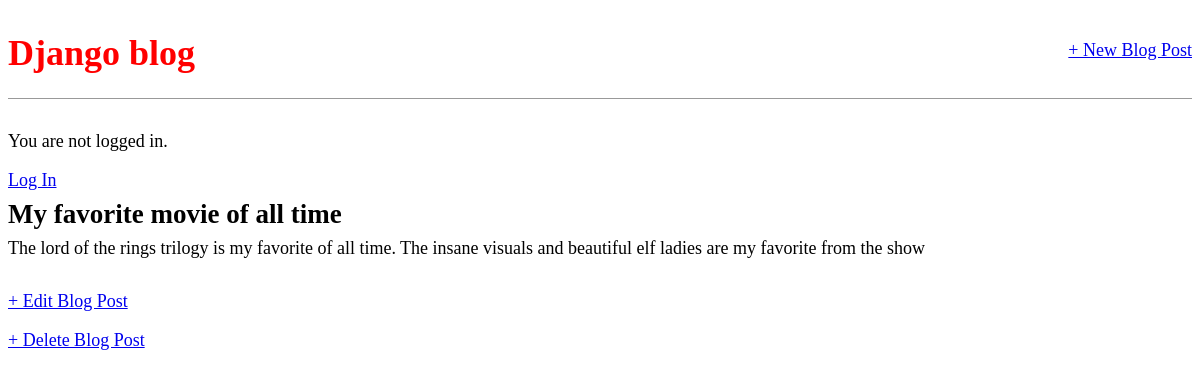
/post/1, run on the app's committed database.
### blog/models.py (models this page shows, shortened)
class Post(models.Model):
    title = models.CharField(max_length=200)
    author = models.ForeignKey("auth.User", on_delete=models.CASCADE)
    body = models.TextField()

### blog/views.py (the view)
# urls.py: path("post/<int:pk>", BlogDetailView.as_view(), name="post_detail"),
class BlogDetailView(DetailView):
    model = Post
    template_name = "post_detail.html"
    context_object_name = "blog_post"

### templates/post_detail.html
{% extends "base.html" %}
{% block content %}
    <div class="post-entry">
        <h2>{{ blog_post.title }}</h2>
        <p>{{ blog_post.body }}</p>
    </div>
    <p>
        <a href="{% url 'post_edit' blog_post.pk %}">+ Edit Blog Post</a>
    </p>
    <p>
        <a href="{% url 'post_delete' blog_post.pk %}">+ Delete Blog Post</a>
    </p>
{% endblock content %}

### static/css/base.css (style rules this page uses)
body { font-family: "Source Code Pro"; font-size: 18px; }
.post-entry { margin-bottom: 2rem; }
.post-entry h2 { margin: 0.5rem 0; }
.post-entry p { margin: 0; font-weight: 400; }

### data on the page
Post: title "My favorite movie of all time", body "The lord of the rings trilogy is my favorite of all time. The insane visuals and beautiful elf ladies are my favorite from the show"
